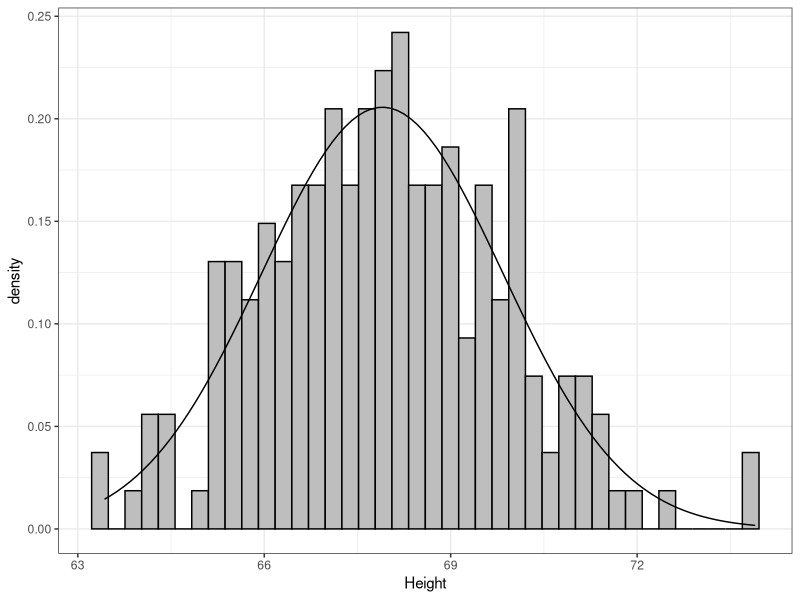
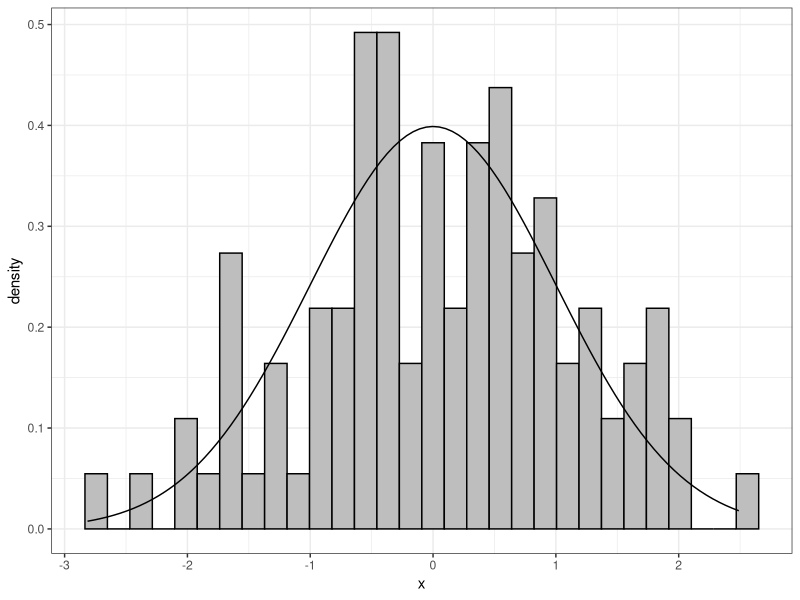
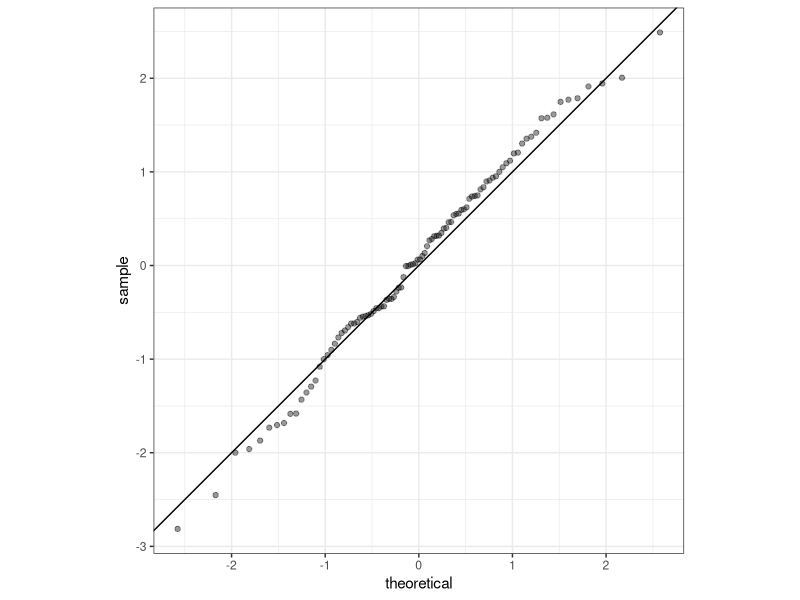
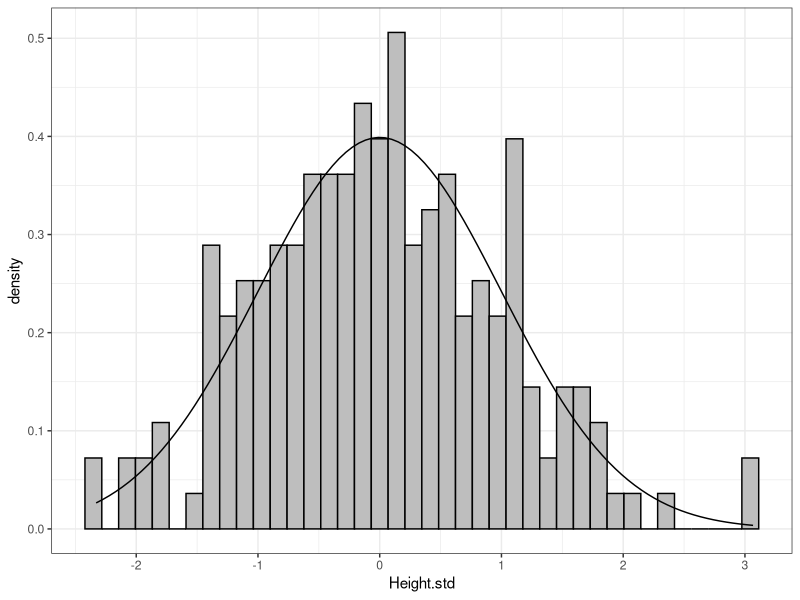
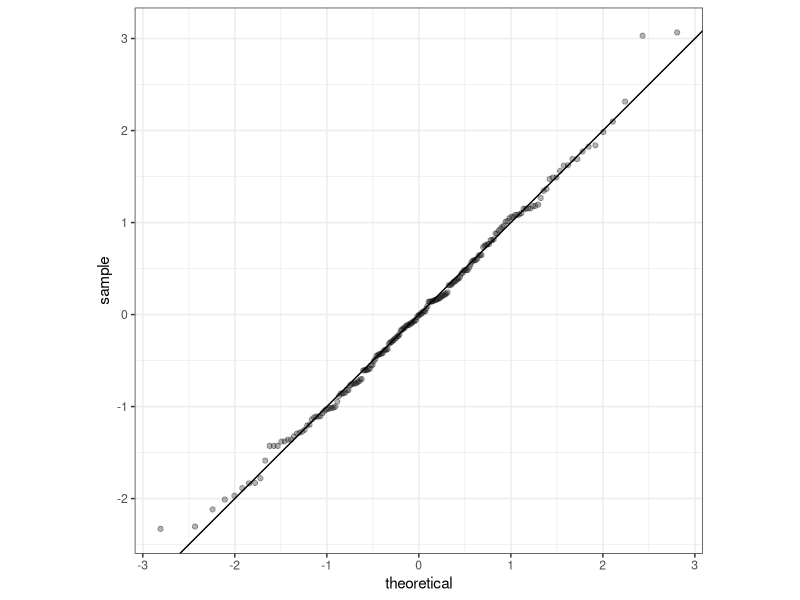
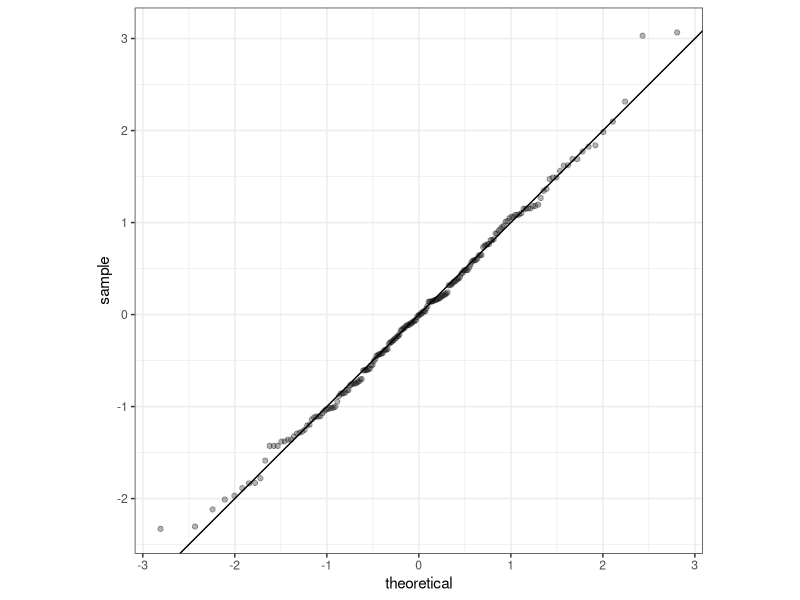
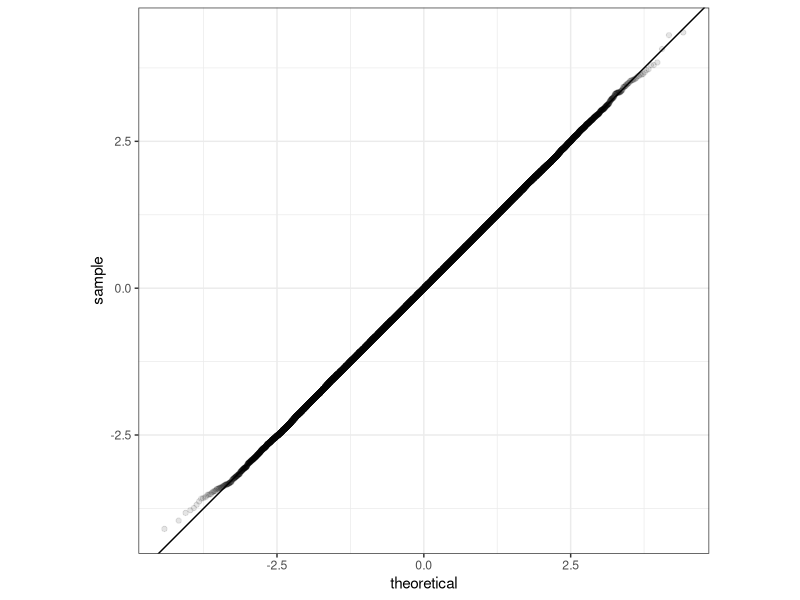

Source code (R) for these figures, in order:
library(tidyverse)

# working with weight and heights dataset

hw <- read_csv("HeightWeight.csv")

# BMI <-mutate(hw, BMI = Height/Weight) doesnt work as the measurwements make no sense

#creating a histogram of the spread of height
summarise(hw, mean_hw = mean(Height), sd_hw = sd(Height))

ggplot(data = hw, aes(x=Height)) +geom_histogram(aes(y=..density..), 
                                  colour = "black", fill = "grey", bins = 40) +theme_bw() +
  stat_function(fun = dnorm, args = list(mean = 67.9, sd = 1.94)) 

#getting the quantile

quantile(hw$Height, probs = 0.9)


#getting the height where 10% of the pop is smaller than it

qnorm(p = 0.1, mean = 67.9, sd = 1.94, lower.tail = T)

#getting the height where 10% of the pop is taller than it

qnorm(p = 0.1, mean = 67.9, sd = 1.94, lower.tail = F)

qnorm(p = 0.5, mean = 67.9, sd = 1.94, lower.tail = T)

#for what proportion of people would we expect to see a height less than 63 inches

pnorm(q = 63, mean =67.9, sd = 1.94 )

#calcing the upper tail
pnorm(q = 64, mean =67.9, sd = 1.94, lower.tail = F )

#chances of having our max height
max(hw$Height)
pnorm(q = 73.9, mean =67.9, sd = 1.94, lower.tail = F )

#probability of having someone with a height of zero
pnorm(q = 0, mean =67.9, sd = 1.94)

#simming 100 values for a standard curve
set.seed(113)

sim <- data.frame(x = rnorm(n=100, mean=0, sd=1))

#plotting it
ggplot(data = sim, aes(x=x)) +geom_histogram(aes(y=..density..), 
                              colour = "black", fill = "grey", bins = 30) +theme_bw() +
  stat_function(fun = dnorm, args = list(mean = 0, sd = 1)) 

#checking to see of it is normally distributed using quantile-quantile plots

ggplot(data=sim, aes(sample=x)) + stat_qq(alpha = 0.4) +
  geom_abline(intercept = 0, slope = 1) + theme_bw() + coord_equal()

#STANDARDISATION
standardise <- function(x){return( (x-mean(x))/sd(x) )}

hw <- mutate(hw, Height.std = standardise(Height))

#working wiht our standardized Height data
ggplot(data = hw, aes(x=Height.std)) +geom_histogram(aes(y=..density..), 
                                      colour = "black", fill = "grey", bins = 40) +theme_bw() +
  stat_function(fun = dnorm, args = list(mean = 0, sd = 1)) 

#histogram
ggplot(data=hw, aes(sample=Height.std)) + stat_qq(alpha = 0.3) +
  geom_abline(intercept = 0, slope = 1) + theme_bw() + coord_equal()

#quantile-quantile plot
ggplot(data=hw, aes(sample=Height.std)) + stat_qq(alpha = 0.3) +
  geom_abline(intercept = 0, slope = 1) + theme_bw() + coord_equal()


sim <- data.frame(x = rnorm(n=100000, mean=0, sd=1))

ggplot(data=sim, aes(sample=x)) + stat_qq(alpha = 0.1) +
  geom_abline(intercept = 0, slope = 1) + theme_bw() + coord_equal()



#Dice function from last week
dice <- function(obvs){
  return(round(runif(n = obvs, min = 1, max = 6)))}


